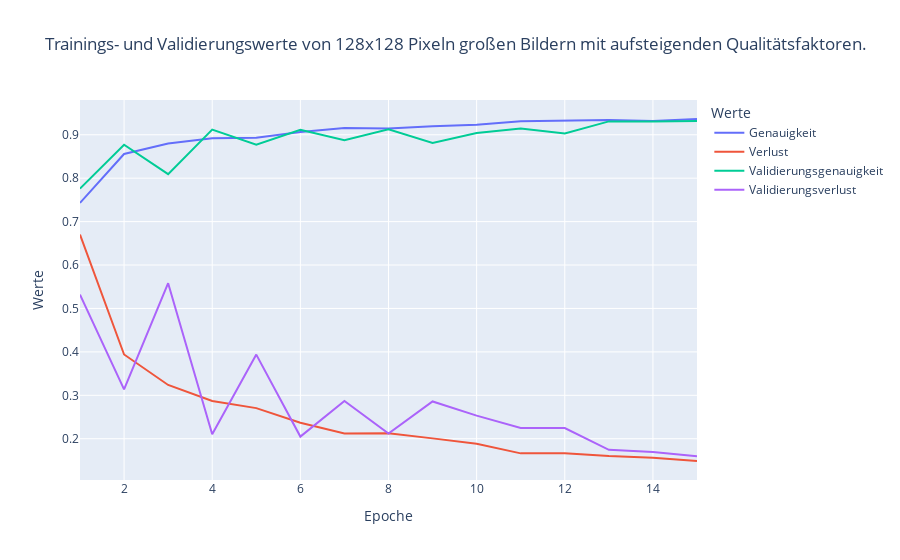

The cell this chart's notebook holds for it:
### Code cell
generate_line_graph(
    './128_asc/history_train.csv',
    'Trainings- und Validierungswerte von 128x128 Pixeln großen Bildern mit aufsteigenden Qualitätsfaktoren.'
)

### Figure 1 — Plotly figure (JSON) as saved in the notebook; plotly's stock layout.template omitted (floating-point values rounded to 4 significant figures)
{"data": [{"hovertemplate": "Werte=%{y}<br>Epoche=%{x}<extra></extra>", "legendgroup": "Genauigkeit", "line": {"color": "#636efa", "dash": "solid"}, "mode": "lines", "name": "Genauigkeit", "orientation": "v", "showlegend": true, "type": "scatter", "x": [1, 2, 3, 4, 5, 6, 7, 8, 9, 10, 11, 12, 13, 14, 15], "xaxis": "x", "y": [0.7429, 0.8556, 0.8796, 0.8918, 0.8929, 0.9063, 0.9154, 0.9144, 0.9195, 0.9232, 0.931, 0.9332, 0.9342, 0.9318, 0.9363], "yaxis": "y"}, {"hovertemplate": "Werte=%{y}<br>Epoche=%{x}<extra></extra>", "legendgroup": "Verlust", "line": {"color": "#EF553B", "dash": "solid"}, "mode": "lines", "name": "Verlust", "orientation": "v", "showlegend": true, "type": "scatter", "x": [1, 2, 3, 4, 5, 6, 7, 8, 9, 10, 11, 12, 13, 14, 15], "xaxis": "x", "y": [0.6702, 0.394, 0.3238, 0.2868, 0.2705, 0.2368, 0.2122, 0.2129, 0.2008, 0.1886, 0.1663, 0.1666, 0.16, 0.1563, 0.1487], "yaxis": "y"}, {"hovertemplate": "Werte=%{y}<br>Epoche=%{x}<extra></extra>", "legendgroup": "Validierungsgenauigkeit", "line": {"color": "#00cc96", "dash": "solid"}, "mode": "lines", "name": "Validierungsgenauigkeit", "orientation": "v", "showlegend": true, "type": "scatter", "x": [1, 2, 3, 4, 5, 6, 7, 8, 9, 10, 11, 12, 13, 14, 15], "xaxis": "x", "y": [0.7759, 0.8769, 0.8092, 0.9118, 0.8769, 0.9113, 0.8877, 0.9128, 0.881, 0.9041, 0.9144, 0.9031, 0.9308, 0.9303, 0.9318], "yaxis": "y"}, {"hovertemplate": "Werte=%{y}<br>Epoche=%{x}<extra></extra>", "legendgroup": "Validierungsverlust", "line": {"color": "#ab63fa", "dash": "solid"}, "mode": "lines", "name": "Validierungsverlust", "orientation": "v", "showlegend": true, "type": "scatter", "x": [1, 2, 3, 4, 5, 6, 7, 8, 9, 10, 11, 12, 13, 14, 15], "xaxis": "x", "y": [0.532, 0.3137, 0.5582, 0.2104, 0.3937, 0.2049, 0.2869, 0.2121, 0.2859, 0.2532, 0.2248, 0.2245, 0.1744, 0.1692, 0.1596], "yaxis": "y"}], "layout": {"legend": {"title": {"text": "Werte"}, "tracegroupgap": 0}, "title": {"text": "Trainings- und Validierungswerte von 128x128 Pixeln großen Bildern mit aufsteigenden Qualitätsfaktoren."}, "xaxis": {"anchor": "y", "domain": [0, 1], "title": {"text": "Epoche"}}, "yaxis": {"anchor": "x", "domain": [0, 1], "title": {"text": "Werte"}}}}
